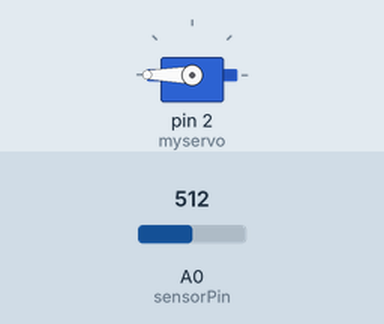
Bench run of a sketch on a simulated Arduino Uno, built with avr-gcc and run on an emulated ATmega328P. Parts: servo. The test bench sets the inputs (shaded band); at power-on: A0 (sensorPin) = 512.

Above: at 1.2 s.
1.3 s: A0 (sensorPin) set to 306
At 2.4 s:
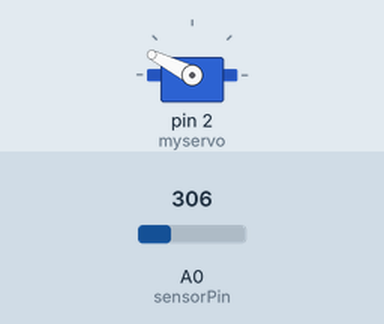
2.8 s: A0 (sensorPin) set to 122
At 3.7 s:
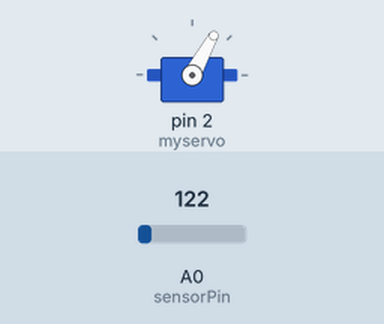
4.3 s: A0 (sensorPin) set to 0
At 4.9 s:
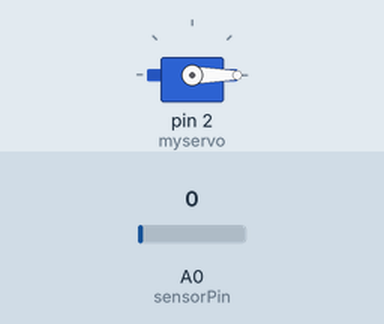
5.8 s: A0 (sensorPin) set to 511
At 6.2 s:
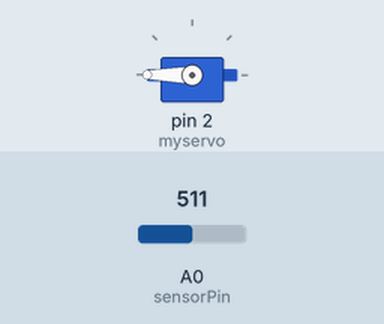
7.3 s: A0 (sensorPin) set to 982
8.8 s: A0 (sensorPin) set to 1008
At 9.8 s:
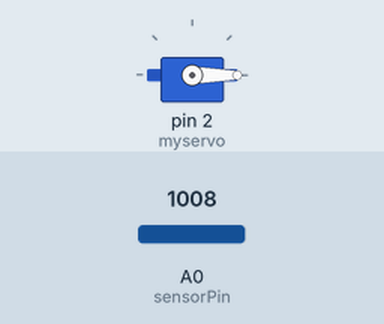
Timing chart, 0 to 11.3 s (numbered marks = the images above; inputs shaded):
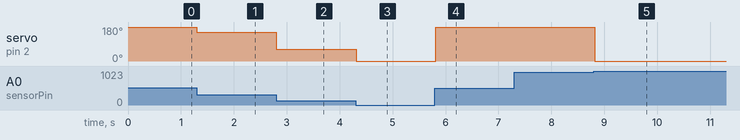

Measured:
- the behaviour switches between 999 and 1000 on A0 (sensorPin) (found by bisection; images 4 and 5)
- after the input at 1.3 s, servo on pin 2 (myservo): 180° → 153° at once
- after the input at 2.8 s, servo on pin 2 (myservo): 153° → 61° at once
- after the input at 4.3 s, servo on pin 2 (myservo): 61° → 0° at once
- after the input at 5.8 s, servo on pin 2 (myservo): 0° → 180° at once
- after the input at 7.3 s, every drawn part: stays the same
- after the input at 8.8 s, servo on pin 2 (myservo): 180° → 0° at once

The sketch:

servo.ino
```cpp
#include <Servo.h>

Servo myservo;
int pos = 0;    // variable to store the servo position

int sensorPin = 0;	// light sensor is connected to analog pin 0
int sensorValue;	// variable to store the value coming from the sensor

void setup()
{
  myservo.attach(2);
  myservo.write(85);

   Serial.begin(9600);	//initialize the serial port
}

void loop()
{
    sensorValue = analogRead(sensorPin);	// read the value from the sensor
    myservo.write(sensorValue/2);
    //Serial.println(sensorValue);	// send that value to the computer
    delay(100);	// delay for 1/10 of a second


  /*
  for(pos = 0; pos < 180; pos += 1)  // goes from 0 degrees to 180 degrees
  {                                  // in steps of 1 degree
    myservo.write(pos);              // tell servo to go to position in variable 'pos'
    delay(15);                       // waits 15ms for the servo to reach the position
  }
  for(pos = 180; pos>=1; pos-=1)     // goes from 180 degrees to 0 degrees
  {
    myservo.write(pos);              // tell servo to go to position in variable 'pos'
    delay(15);                       // waits 15ms for the servo to reach the position
  } */
}
```
